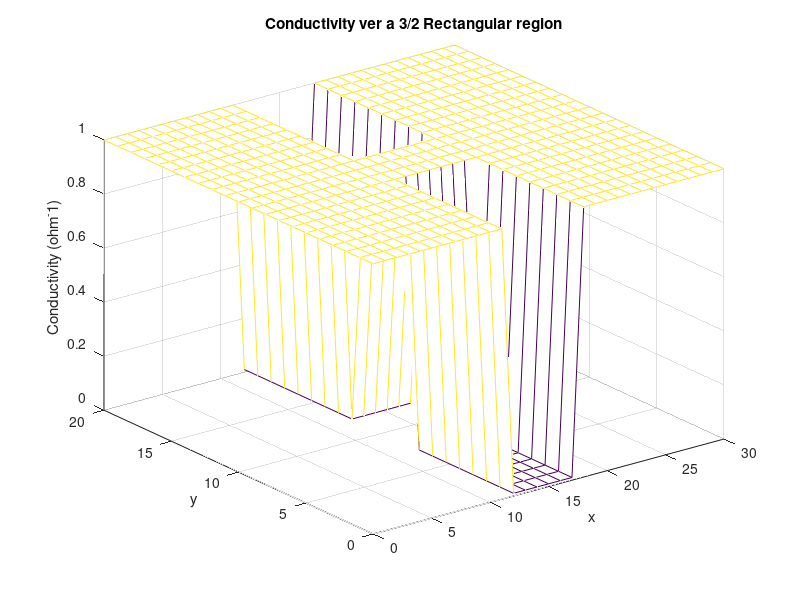
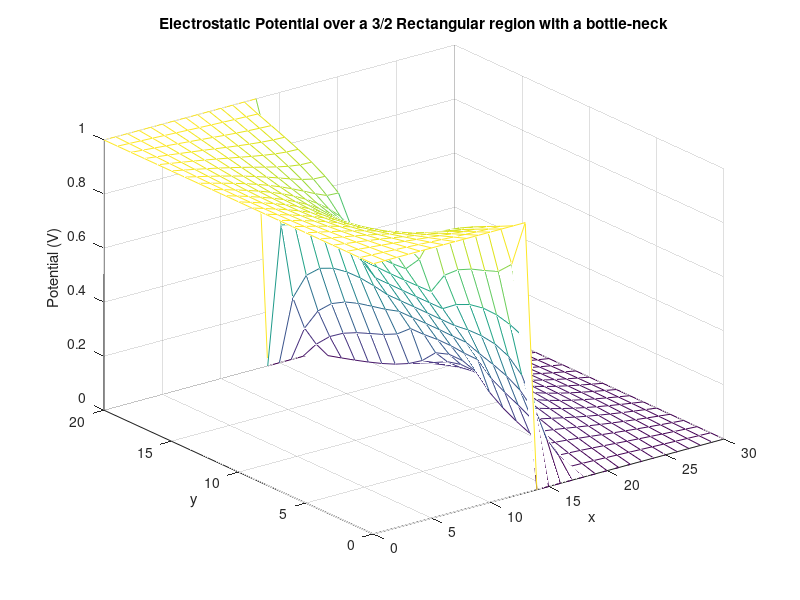
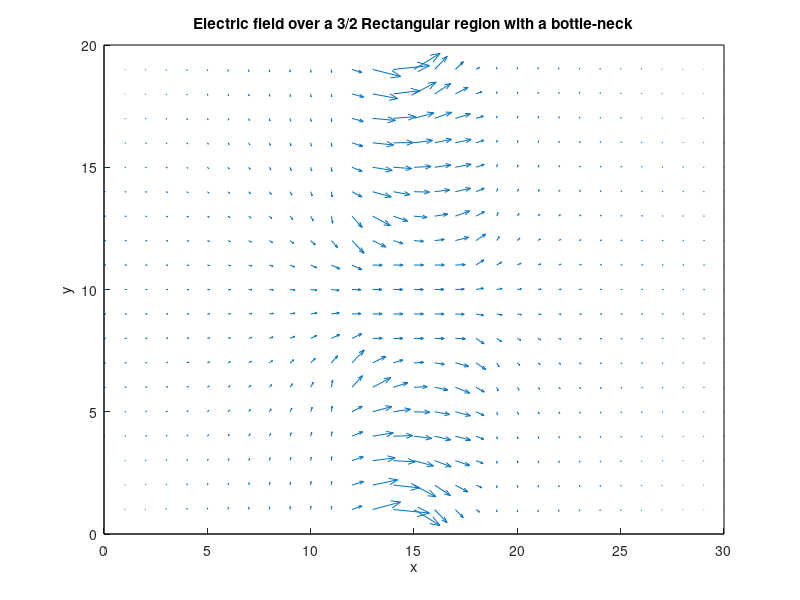
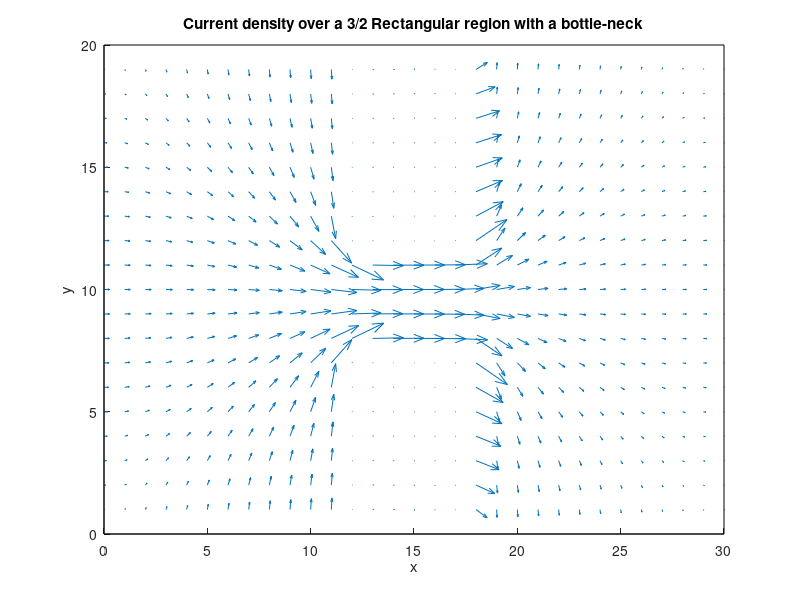

The MATLAB script that drew these images, in order:
function[] = currentflowtop()
clear;
clc;
close all;
%calculate the current
I1=currentflow(30,20,15,15,1,1e-2)
%manually select each investigation case
i=0;
if i==1
    %mesh density
    close all;
    I2=currentflow(60,40,30,30,1,1e-2)
    close all;
    I3=currentflow(90,60,45,45,1,1e-2)
    close all;
    figure(5)
    plot([30*20 60*40 90*60],[I1 I2 I3])
    title('Current vs Mesh Density')
    xlabel('mesh density');
    ylabel('Current');

elseif i==2
    %size of bottle-neck
    close all;
    I4=currentflow(30,20,14,16,1,1e-2)
    close all;
    I5=currentflow(30,20,13,17,1,1e-2)
    close all;
    I6=currentflow(30,20,12,18,1,1e-2)
    close all;
    I7=currentflow(30,20,11,19,1,1e-2)
    close all;
    I8=currentflow(30,20,10,20,1,1e-2)
    close all;
    I9=currentflow(30,20,9,21,1,1e-2)
    close all;
    figure(6)
    plot([2 4 6 8 10 12 14],[I1 I4 I5 I6 I7 I8 I9])
    title('Current vs bottle-neck size')
    xlabel('bottle-neck size');
    ylabel('Current');
    xlim([2 14])
elseif i==3
    %varing the conductivity
    close all;
    I13=currentflow(30,20,15,15,1,10e-2)
    close all;
    I10=currentflow(30,20,15,15,1,5e-2)
    close all;
    I11=currentflow(30,20,15,15,1,5e-3)
    close all;
    I12=currentflow(30,20,15,15,1,1e-3)
    close all;
    figure(7)
    plot([10e-2 5e-2 1e-2 5e-3 1e-3],[I13 I10 I1 I11 I12])
    title('Current vs conductivity')
    xlabel('conductivity');
    ylabel('Current');
end

end
function [current] = currentflow(L,W,bnb,bne,co,ci)

size=1;

%normalize the conductivities so that inceasing mesh density will not
%chenge the total resistance over the rectangualar plate
c1=co./(L./30);
c2=ci./(L./30);

bc1=1;
bc2=0;
%locate conductivities over the plate
for j=1:size:W+1
    for i=1:size:L+1
        if i>L./2-L./10 && i<=L./2+L/10
            if j<=W./2-W./10 || j> W./2+W./10 
                C(j,i)=c2;
            else
                C(j,i)=c1;
            end
        else
             C(j,i)=c1;
        end
    end
end

[x,y]=meshgrid(0:L,0:W);
figure(1);
mesh(x,y,C);
title('Conductivity ver a 3/2 Rectangular region')
xlabel('x');
ylabel('y');
zlabel('Conductivity (ohm^-1)')
[G,B]=FourFixedPoint(1,0,L+1,W,bnb,bne,1./C,1);
y2=G\B;
k=1;

for j=1:W+1
   for i=1:L+1
       if j ==1 || j==W+1
            V(j,i)=0;
            if i<bnb
                V(j,i)=1;
            end
       else
            V(j,i)=y2(k);
            k=k+1;
       end
   end
end
%assume the total current flow is the amount of current flow in/out of the
%bottle-neck region
I=sum((V(2:W,bnb-1)-V(2:W,bnb)).*C(2:W,bnb-1));
[x1,y1]=meshgrid(0:L,0:W);

%calculate the E field
[ux,uy]=gradient(V(2:W,:),0.1);

figure(2)
mesh(x1,y1,V);
title('Electrostatic Potential over a 3/2 Rectangular region with a bottle-neck')
xlabel('x');
ylabel('y');
zlabel('Potential (V)');

figure(3)
hold on;
title('Electric field over a 3/2 Rectangular region with a bottle-neck')
xlabel('x');
ylabel('y');
zlabel('E');
quiver(x1(2:W,:),y1(2:W,:),-ux,-uy,1.3);
rectangle('Position',[0,0,L,W]);
xlim([0 L]);
ylim([0 W]);
hold off;

figure(4)
hold on
title('Current density over a 3/2 Rectangular region with a bottle-neck')
xlabel('x');
ylabel('y');
zlabel('J');
%calculate the current density 
quiver(x1(2:W,:),y1(2:W,:),-ux.*C(2:W,:),-uy.*C(2:W,:),1.3);
rectangle('Position',[0,0,L,W]);
xlim([0 L]);
ylim([0 W]);
hold off;

current = I;
end

function [G,B]=FourFixedPoint(bc1,bc2,nx,ny,bnb,bne,density,size)
%{
bc1:boundary condition at the left bound
bc2:boundary condition at the right bound
bc3:boundary condition at the top bound
bc4:boundary condition at the bottom bound
nx:number of points along x-axis,inclusive two bounds 
ny;number of points along y-axis,exclusive two bounds
densisty:resistance densisty,ohm/length
%}
for n=1:size:ny-1
    for k=1:size:nx
            h=k+(n-1).*(nx);
            if k==1 
                G(h,h)=1;
                B(h,1)=bc1;
            elseif k==nx
                G(h,h)=1;
                B(h,1)=bc2;
            elseif n==1
                if k>=bnb && k<=bne
                   G(h,h-1)=1/density(n+1,k-1);
                   G(h,h+1)=1/density(n+1,k);
                   G(h,h)=-(1/density(n+1,k-1)+1/density(n+1,k));
                   B(h,1)=0;
                elseif k<bnb 
                    B(h,1)=-bc1/density(n,k);
                    G(h,h-1)=1/density(n+1,k-1);
                    G(h,h+1)=1/density(n+1,k);
                    G(h,h)=-(1/density(n,k)+1/density(n+1,k-1)+1/density(n+1,k)+1/density(n+2,k));
                    G(h,h+(nx))=1/density(n+2,k); 
                elseif k>bne 
                    B(h,1)=-bc2/density(n,k);
                    G(h,h-1)=1/density(n+1,k-1);
                    G(h,h+1)=1/density(n+1,k);
                    G(h,h)=-(1/density(n,k)+1/density(n+1,k-1)+1/density(n+1,k)+1/density(n+2,k));
                    G(h,h+(nx))=1/density(n+2,k); 
                end
            elseif n==ny-1
                if k>=bnb && k<=bne
                   G(h,h-1)=1/density(n+1,k-1);
                   G(h,h+1)=1/density(n+1,k);
                   G(h,h)=-(1/density(n+1,k-1)+1/density(n+1,k));
                   B(h,1)=0;
                elseif k<bnb 
                    B(h,1)=-bc1/density(n+2,k);
                    G(h,h-1)=1/density(n+1,k-1);
                    G(h,h+1)=1/density(n+1,k);
                    G(h,h)=-(1/density(n,k)+1/density(n+1,k-1)+1/density(n+1,k)+1/density(n+2,k));
                    G(h,h-(nx))=1/density(n,k); 
                elseif k>bne 
                    B(h,1)=-bc2/density(n+2,k);
                    G(h,h-1)=1/density(n+1,k-1);
                    G(h,h+1)=1/density(n+1,k);
                    G(h,h)=-(1/density(n,k)+1/density(n+1,k-1)+1/density(n+1,k)+1/density(n+2,k));
                    G(h,h-(nx))=1/density(n,k);                 
                end
            else
                B(h,1)=0;
                G(h,h-1)=1/density(n+1,k-1);
                G(h,h+1)=1/density(n+1,k);
                G(h,h)=-(1/density(n,k)+1/density(n+1,k-1)+1/density(n+1,k)+1/density(n+2,k));
                G(h,h-nx)=1/density(n,k);
                G(h,h+(nx))=1/density(n+2,k); 
            end
            
    end
end
end
    